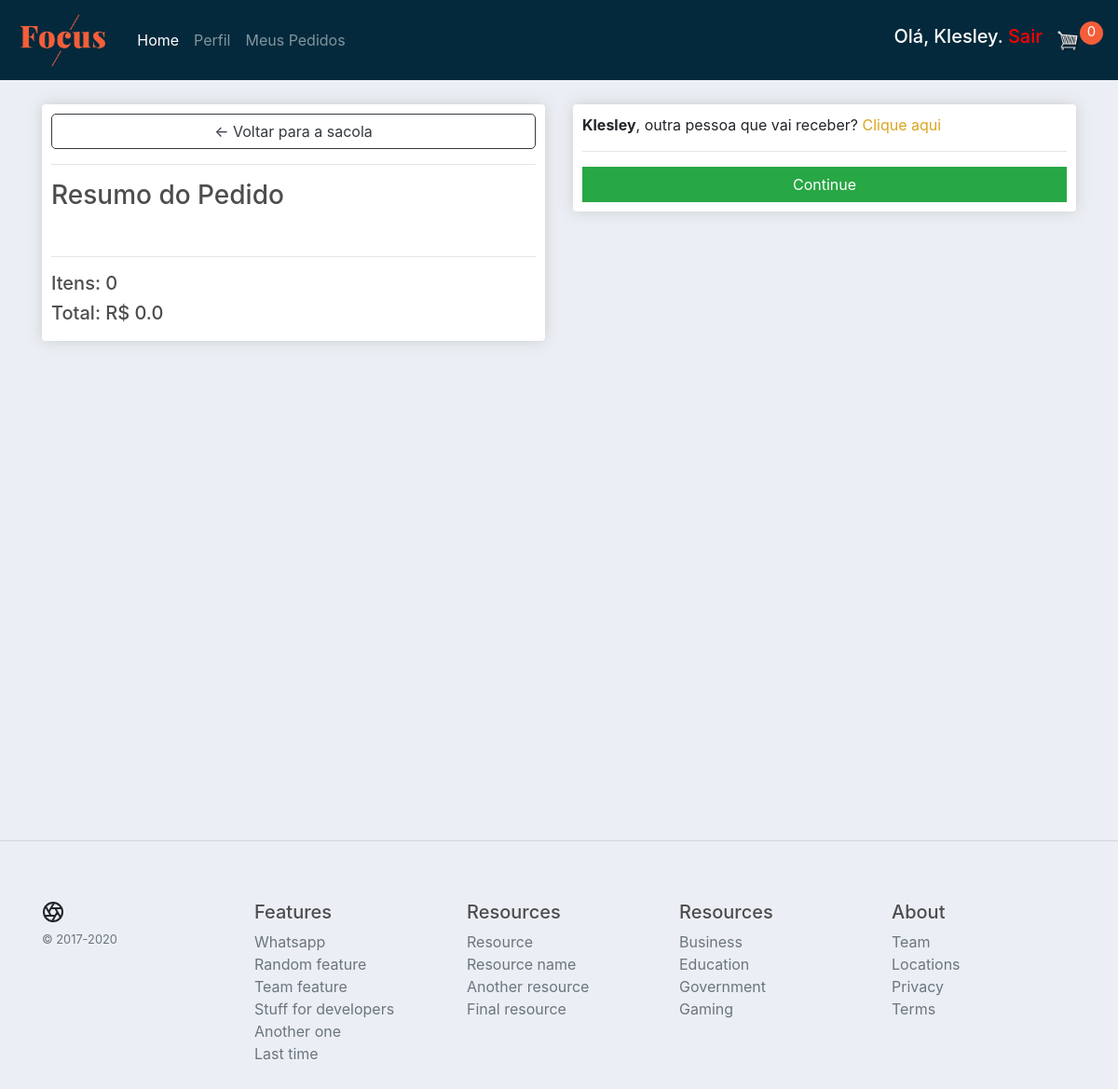
/checkout/ (signed in), run on an earlier commit of the app's database.
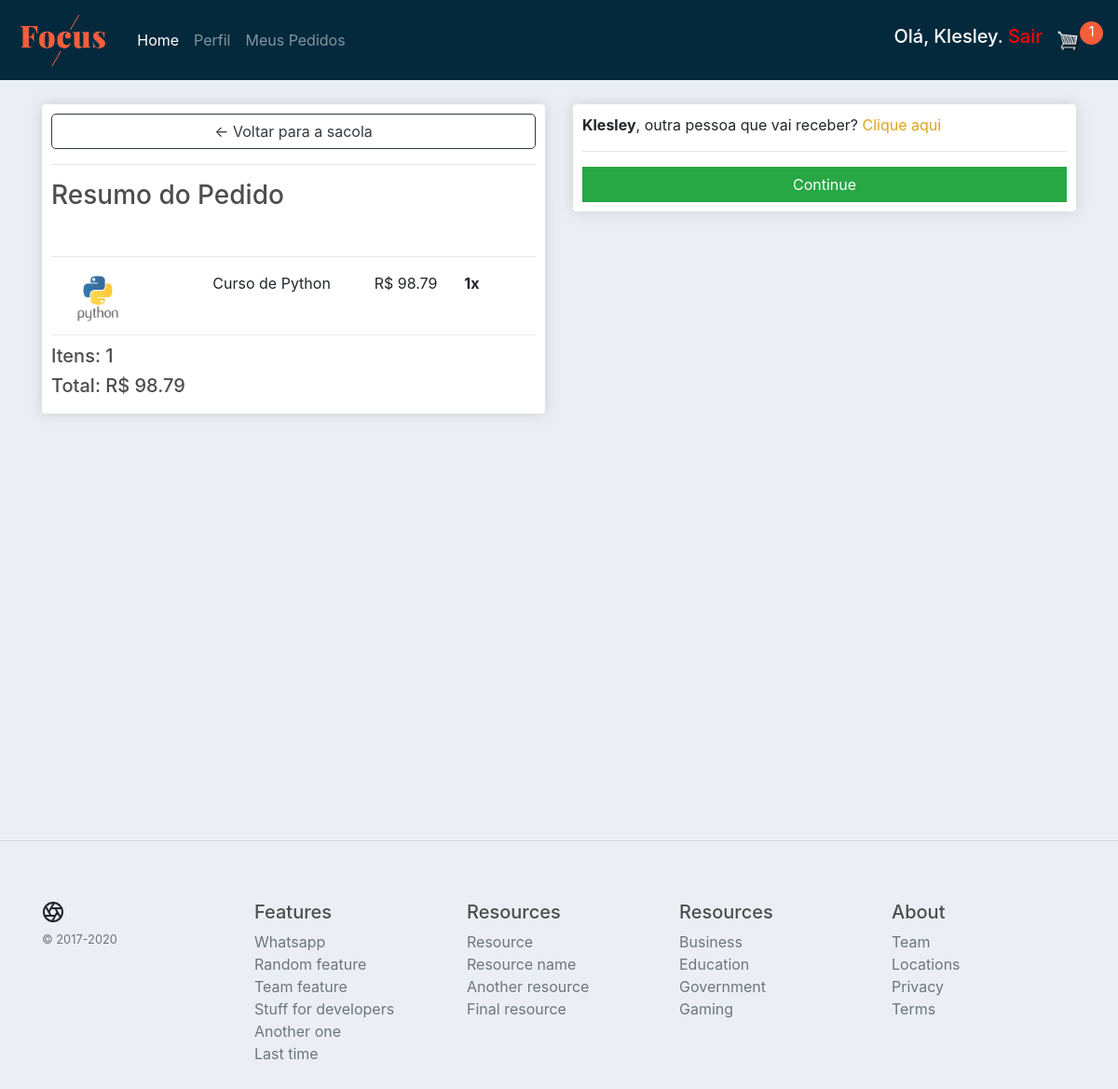
And on a later commit of the database.
### store/models.py (models this page shows, shortened)
class Order(models.Model):
    STATUS = [
        ('In the cart', 'In the cart'),
        ('Waiting for Payment', 'Waiting for Payment'),
        ('Preparation', 'Preparation'),
        ('Out for delivery', 'Out for delivery'),
        ('Delivered', 'Delivered')
    ]
    customer = models.ForeignKey(Customer, on_delete=models.SET_NULL, null=True)
    date_orderd = models.DateTimeField(auto_now_add=True)
    status = models.CharField(max_length=200, choices=STATUS, default=STATUS[0])
    transaction_id = models.CharField(max_length=200, null=False)
    @property
    def get_total_order(self):
        orders_items = self.orderitem_set.all()
        total_order = sum(item.get_total_order_item for item in orders_items)
        return float(total_order)
    @property
    def get_total_cart_items(self):
        orders_items = self.orderitem_set.all()
        total_items = sum([item.quantity for item in orders_items])
        return total_items
    @property
    def shipping(self):
        items = self.orderitem_set.all()
        type_products = [item.product.digital for item in items]
        need_shipping = False in type_products
        return need_shipping

class OrderItem(models.Model):
    product = models.ForeignKey(Product, on_delete=models.CASCADE, null=True)
    order = models.ForeignKey(Order, on_delete=models.CASCADE, null=True)
    quantity = models.IntegerField(default=0, null=False, blank=False)
    date_added = models.DateTimeField(auto_now_add=True)
    @property
    def get_total_order_item(self):
        return self.product.price * self.quantity

class Product(models.Model):
    image = models.ImageField(null=True, blank=True)
    name = models.CharField(max_length=200, null=False)
    description = models.TextField(null=True, blank=True)
    price = models.DecimalField(max_digits=8, decimal_places=2)
    digital = models.BooleanField(default=False, null=False)
    available_quantity = models.IntegerField(default=0, null=False, blank=False)
    date_created = models.DateTimeField(null=True, auto_now_add=True)
    @property
    def image_url(self):
        try:
            url = self.image.url
        except:
            url = f'/static/images/Sem-imagem.png'
        return url

### store/views.py (the view)
# urls.py: path('checkout/', CheckoutView.as_view(), name='checkout'),
class CheckoutView(ListView):
    model = Product
    context_object_name = 'products'
    template_name = 'store/checkout.html'
    def get_context_data(self, **kwargs):
        context = super(CheckoutView, self).get_context_data(**kwargs)
        data = cartData(self.request)
        order = data['order']
        context['order'] = order
        context['quantity_items'] = data['quantity_items']
        context['items'] = data['items']
        return context

### store/utils.py (called while the page is built)
def cartData(request) -> dict:
    if request.user.is_authenticated:
        customer = request.user.customer
        order, created = Order.objects.get_or_create(customer=customer, status=Order.STATUS[0][0])
        items = order.orderitem_set.all()
        quantity_items = items.count()
        return {'order': order, 'items': items, 'quantity_items': quantity_items}
    else:
        return cookieCart(request)

### store/templates/store/checkout.html (shortened to what this page needs)
{% extends 'base.html' %}
{% load static %}
{% block content %}
    <div class="row">
        <div class="col-lg-6">
            <div class="box-element">
                <a class="btn btn-outline-dark btn-block" style="border-radius: 5px" href="{% url 'cart' %}">&#8592
                    Voltar para a sacola</a>
                <hr>
                <h3>Resumo do Pedido</h3>
                <br>
                <hr>
                {% for item in items %}
                    <div class="cart-row">
                        <div style="flex: 2"><img class="row-image" src="{{ item.product.image_url }}" alt=""></div>
                        <div style="flex: 2">{{ item.product.name }}</div>
                        <div style="flex: 1">R$ {{ item.product.price }}</div>
                        <div style="flex: 1"><p class="quantity">{{ item.quantity }}x</p></div>
                    </div>
                {% endfor %}
                <h5>Itens: {{ order.get_total_cart_items }}</h5>
                <h5>Total: R$ {{ order.get_total_order }}</h5>
            </div>
        </div>
        <div class="col-lg-6">
            <div class="box-element" id="form-wrapper">
                <form id="form">
                    {% if  not request.user.is_authenticated %}
                        <div id="user-info">
                            <div class="form-field">
                                <input required type="text" name="name" placeholder="Nome ..." class="form-control">
                            </div>
                            <div class="form-field">
                                <input required type="email" name="email" placeholder="E-mail ..." class="form-control">
                            </div>
                        </div>
                    {% else %}
                        {% for name in request.user.customer.name.split|slice:1 %}
                            <p id="msg-add-other-receiver" class=""><strong>{{ name }}</strong>, outra pessoa que vai
                                receber? <a id="add-other-receiver"
                                            style="color: goldenrod"
                                            href="#">Clique aqui</a>
                            </p>
                        {% endfor %}
                    {% endif %}
                    <hr>
                    <input id="form-button" type="submit" class="btn btn-success btn-block" value="Continue">
                </form>
            </div>
            <br>
        </div>
    </div>
{% endblock %}

### templates/snippet/navbar.html (shortened to what this page needs)
{% load static %}
<nav class="navbar navbar-expand-lg navbar-dark bg-dark">
    <a class="navbar-brand" href="{% url 'store' %}"><img class="brand-img" src="{% static 'images/logo.png' %}" alt=""></a>
    <div class="collapse navbar-collapse" id="navbarSupportedContent">
        <ul class="navbar-nav mr-auto">
            <li class="nav-item active">
                <a class="nav-link" href="{% url 'store' %}">Home <span class="sr-only">(current)</span></a>
            </li>
            {% if request.user.is_authenticated %}
                <a class="nav-link" href="{% url 'account_settings' %}"> Perfil </a>
                <a class="nav-link" href="{% url 'my_orders' %}"> Meus Pedidos </a>
            {% endif %}
        </ul>
        <div class="form-inline my-2 my-lg-0 end">
            {% if request.user.is_authenticated %}
                {% for name in request.user.customer.name.split|slice:1 %}
                    <h5 style="color: white">Olá, {{ name }}. <a style="color: red;" href="{% url 'logout' %}"> Sair</a>
                    </h5>
                {% endfor %}
            {% else %}
                <a href="{% url 'login_page' %}" class="btn btn-warning"
                   style="color: white;border-radius: 5px;background-color: #F45E39;border-color: #F45E39;"><strong>Login</strong></a>
            {% endif %}
            <a href="{% url 'cart' %}">
                <img id="cart-icon" src="{% static 'images/cart.png' %}">
            </a>
            <p id="cart-total">{{ order.get_total_cart_items }}</p>
        </div>
    </div>
</nav>

What changed in the data, as far as the page shows it:
no longer on this page (row edited): Order: get_total_cart_items "0", get_total_order "0.0"
added Order: get_total_cart_items "1", get_total_order "98.79"
added OrderItem: product.image_url (picture), product.name "Curso de Python", product.price "98.79", quantity "1"
